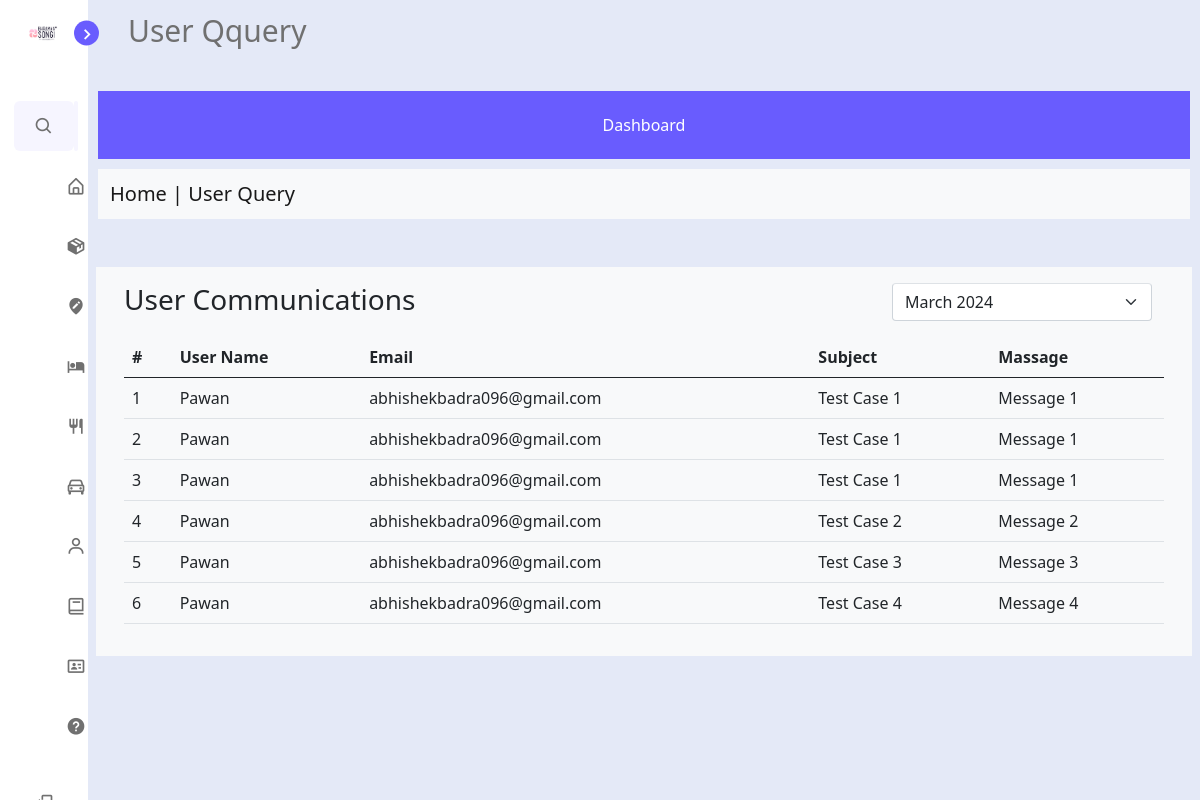
The app's page /Admin/massages/user_queries.php (signed in) with its own data.
### tables this page shows
CREATE TABLE `user_query` (
  `query_id` int(6) NOT NULL,
  `username` varchar(50) NOT NULL,
  `email` varchar(100) NOT NULL,
  `subject` varchar(255) NOT NULL,
  `message` varchar(255) NOT NULL
);

### Admin/massages/user_queries.php (the view, shortened to what this page needs)
<?php
require('../include/header.php');
$sql = "select * from user_query;";
$res = mysqli_query($conn, $sql);
?>
</head>
<body>
    <?php include '../include/sidebarmenu.php' ?>
    <section class="home">
        <div class="text">User Qquery</div>
        <header>
            <div class="navbar">
                <a href="../index.php">Dashboard</a>
            </div>
        </header>
        <nav class="navbar navbar-light bg-light">
            <div class="container-fluid">
                <span class="navbar-brand mb-0 h1">Home | User Query</span>
            </div>
        </nav>
        <div class="row bg-light m-2 mt-5 p-3">
            <div class="col-md-12 col-lg-12 col-sm-12">
                <div class="white-box">
                    <div class="d-md-flex mb-3">
                        <h3 class="box-title mb-0">User Communications</h3>
                        <div class="col-md-3 col-sm-4 col-xs-6 ms-auto">
                            <select class="form-select shadow-none row border-top">
                                <option>March 2024</option>
                            </select>
                        </div>
                    </div>
                    <div class="table-responsive">
                        <table class="table no-wrap">
                            <thead>
                                <tr>
                                    <th>#</th>
                                    <th>User Name</th>
                                    <th>Email</th>
                                    <th>Subject</th>
                                    <th>Massage</th>
                                </tr>
                            </thead>
                            <tbody>
                                <?php
                                $i = 1;
                                while ($rowData = (mysqli_fetch_assoc($res))) {
                                ?>
                                    <tr>
                                        <td><?php echo $i; ?></td>
                                        <td><?php echo $rowData['username']; ?></td>
                                        <td><?php echo $rowData['email']; ?></td>
                                        <td><?php echo $rowData['subject']; ?></td>
                                        <td><?php echo $rowData['message']; ?></td>
                                    </tr>
                                <?php
                                $i++;
                                }
                                ?>
                            </tbody>
                        </table>
                    </div>
                </div>
            </div>
        </div>
    </section>
</body>
</html>

### Admin/css/style.css (style rules this page uses)
:root { --body-color: #e4e9f7; --sidebar-color: #fff; --primary-color: #695cfe; --primary-color-light: #f6f5ff; --toggle-color: #ddd; --text-color: #707070; --tran-02: all 0.2s ease; --tran-03: all 0.3s ease; --tran-04: all 0.4s ease; --tran-05: all 0.5s ease; }
body { height: 100vh; background: var(--body-color); transition: var(--tran-05); }
.home { position: relative; left: 250px; width: calc(100% - 250px); background: var(--body-color); transition: var(--tran-05); }
.home .text { font-size: 30px; font-weight: 500; color: var(--text-color); padding: 8px 40px; }
.sidebar.close ~ .home { left: 88px; width: calc(100% - 88px); }
.navbar { overflow: hidden; background: var(--primary-color); display: flex; justify-content: space-around; margin: 10px; }
.navbar a { float: left; font-size: 16px; color: white; text-align: center; padding: 14px 16px; text-decoration: none; }
header .navbar { margin-top: 30px; }

### Admin/css/table_image.css (style rules this page uses)
a { text-decoration: none; color: white; }

### Admin/massages/user_queries.php (style rules this page uses)
a { text-decoration: none; color: white; }

### records on screen
user_query: username "Pawan", email "abhishekbadra096@gmail.com", subject "Test Case 1", message "Message 1"
user_query: username "Pawan", email "abhishekbadra096@gmail.com", subject "Test Case 1", message "Message 1"
user_query: username "Pawan", email "abhishekbadra096@gmail.com", subject "Test Case 1", message "Message 1"
user_query: username "Pawan", email "abhishekbadra096@gmail.com", subject "Test Case 2", message "Message 2"
user_query: username "Pawan", email "abhishekbadra096@gmail.com", subject "Test Case 3", message "Message 3"
user_query: username "Pawan", email "abhishekbadra096@gmail.com", subject "Test Case 4", message "Message 4"
